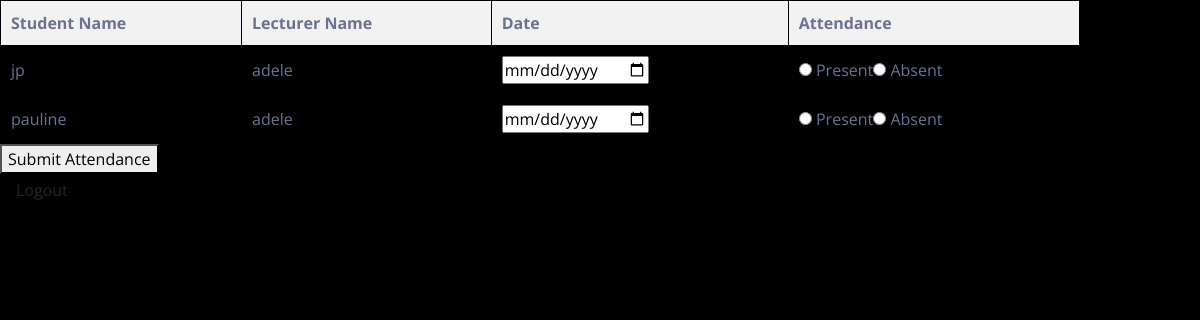
Page /lecturer_dashboard.php (signed in) on the committed database.
### tables this page shows
CREATE TABLE `student` (
  `id` int(11) NOT NULL,
  `reg_no` varchar(255) DEFAULT NULL,
  `name` varchar(255) DEFAULT NULL,
  `institution_id` int(11) DEFAULT NULL,
  `created_by` varchar(100) DEFAULT NULL,
  `created_at` timestamp NOT NULL DEFAULT current_timestamp(),
  `updated_at` timestamp NOT NULL DEFAULT current_timestamp() ON UPDATE current_timestamp()
);

CREATE TABLE `lecturers` (
  `id` int(11) NOT NULL,
  `institution_id` int(11) DEFAULT NULL,
  `name` varchar(255) DEFAULT NULL,
  `user_id` int(11) DEFAULT NULL,
  `phone` varchar(255) DEFAULT NULL,
  `email` varchar(255) DEFAULT NULL,
  `created_by` varchar(100) DEFAULT NULL,
  `created_at` timestamp NOT NULL DEFAULT current_timestamp(),
  `updated_at` timestamp NOT NULL DEFAULT current_timestamp() ON UPDATE current_timestamp()
);

### lecturer_dashboard.php (the view, shortened to what this page needs)
<!DOCTYPE html>
<html lang="en">
<head>
    <link href="https://cdnjs.cloudflare.com/ajax/libs/font-awesome/5.10.0/css/all.min.css" rel="stylesheet">
    <link href="https://cdn.jsdelivr.net/npm/bootstrap-icons@1.4.1/font/bootstrap-icons.css" rel="stylesheet">
    <link href="lib/owlcarousel/assets/owl.carousel.min.css" rel="stylesheet">
    <link href="lib/tempusdominus/css/tempusdominus-bootstrap-4.min.css" rel="stylesheet" />
    <link href="css/bootstrap.min.css" rel="stylesheet">
    <link href="css/style.css" rel="stylesheet">
</head>
<body>
<?php
include 'connection.php';
if(isset($_SESSION['username'])) {
    $username = $_SESSION['username'];
    $course_query = "SELECT lc.course_id FROM lecturer_course lc
                    INNER JOIN lecturers l ON lc.lecturer_id = l.id
                    WHERE l.name = :username";
    try {
        $stmt_course = $pdo->prepare($course_query);
        $stmt_course->execute([':username' => $username]);
        if ($stmt_course->rowCount() > 0) {
            $row_course = $stmt_course->fetch(PDO::FETCH_ASSOC);
            $course_id = $row_course['course_id'];
            $sql = "SELECT s.id AS student_id, s.name AS student_name, l.name AS lecturer_name
                    FROM student_course sc
                    INNER JOIN student s ON sc.student_id = s.id
                    INNER JOIN lecturer_course lc ON sc.course_id = lc.course_id
                    INNER JOIN lecturers l ON lc.lecturer_id = l.id
                    WHERE lc.course_id = :course_id";
            $stmt = $pdo->prepare($sql);
            $stmt->execute([':course_id' => $course_id]);
            if ($stmt->rowCount() > 0) {
                echo '<form action="process_attendance.php" method="POST">';
                echo '<table border="1">
                        <thead>
                            <tr>
                                <th>Student Name</th>
                                <th>Lecturer Name</th>
                                <th>Date</th>
                                <th>Attendance</th>
                            </tr>
                        </thead>
                        <tbody>';
                while ($row = $stmt->fetch(PDO::FETCH_ASSOC)) {
                    echo '<tr>';
                    echo '<td>' . $row['student_name'] . '</td>';
                    echo '<td>' . $row['lecturer_name'] . '</td>';
                    echo '<td><input type="date" name="date" min="' . date("Y-m-d") . '"></td>';
                    echo '<td>';
                    echo '<label><input type="radio" name="attendance[' . $row['student_id'] . ']" value="present"> Present</label>';
                    echo '<label><input type="radio" name="attendance[' . $row['student_id'] . ']" value="absent"> Absent</label>';
                    echo '</td>';
                    echo '</tr>';
                }
                echo '</tbody></table>';
                echo '<button type="submit">Submit Attendance</button>';
                echo '</form>';
            } else {
                echo 'No students enrolled in this course.';
            }
        } else {
            echo 'No course assigned to this lecturer.';
        }
    } catch (PDOException $e) {
        echo "Error: " . $e->getMessage();
    }
} else {
    echo 'You are not logged in.';
}
?>
 <form method="post" action="logout.php">
                                  <button type="submit" class="dropdown-item">Logout</button>
                            </form>
</body>
</html>

### css/style.css (style rules this page uses)
:root { --primary: #EB1616; --secondary: #191C24; --light: #6C7293; --dark: #000000; }

### lecturer_dashboard.php (style rules this page uses)
table { width: 90%; border-collapse: collapse; }
table, th, td { border: 1px solid black; padding: 10px; }
th { background-color: #f2f2f2; }

### rows in the picture
student: name "jp", lecturers.name "adele"
student: name "pauline", lecturers.name "adele"
